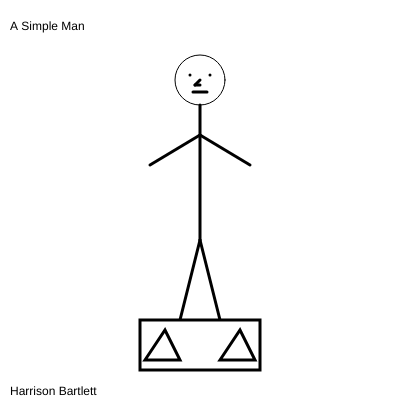
Frame 1 (no input)
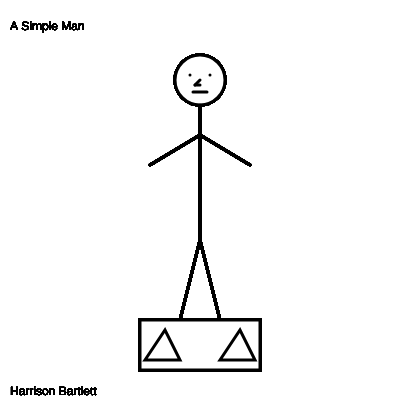
Frame 60 (no input)
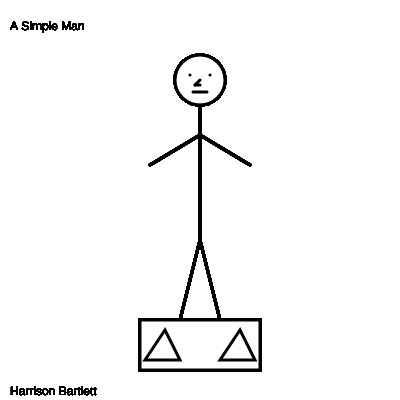
Frame 120 (the mouse pressed at the canvas centre since frame 60)

The p5.js sketch that drew these frames (run headless with seeded random() and noise() and a simulated clock; from frame 60 on, the mouse is pressed at the canvas centre):

// p5.js sketch
// ── sketch.js
function setup() {
  createCanvas(400, 400);
}

function draw(){
  circle(200,80,50);
  strokeWeight(3);
  point(190,75);
  point(210,75);
  line(195,85,200,80);
  line(195,85,200,85);
  line(193,92,207,92);
  line (200,105,200,240);
  line(200,135,150,165);
  line(200,135,250,165);
  line(200,240,180,320);
  line(200,240,220,320);
  rect(140,320,120,50)
  triangle(145,360,165,330,180,360);
  triangle(220,360,240,330,255,360);
  text('A Simple Man', 10,30);
  text('Harrison Bartlett',10,395);
}


// ── test.html
<html>

<body>

Fjksdsfsdjkf
</body>

</html>
